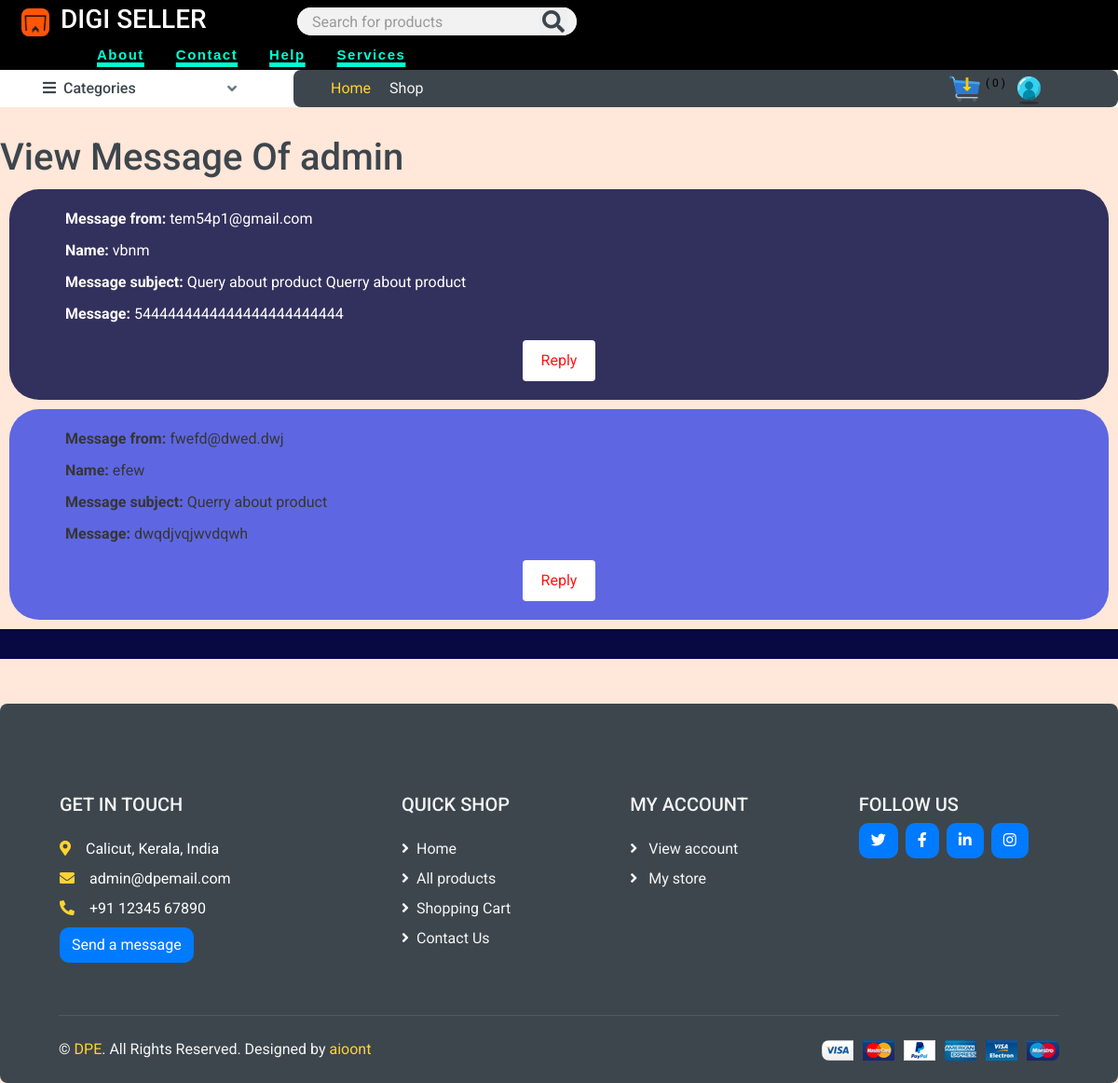
/my-store/view-messages/ (signed in), run on an earlier commit of the app's database.
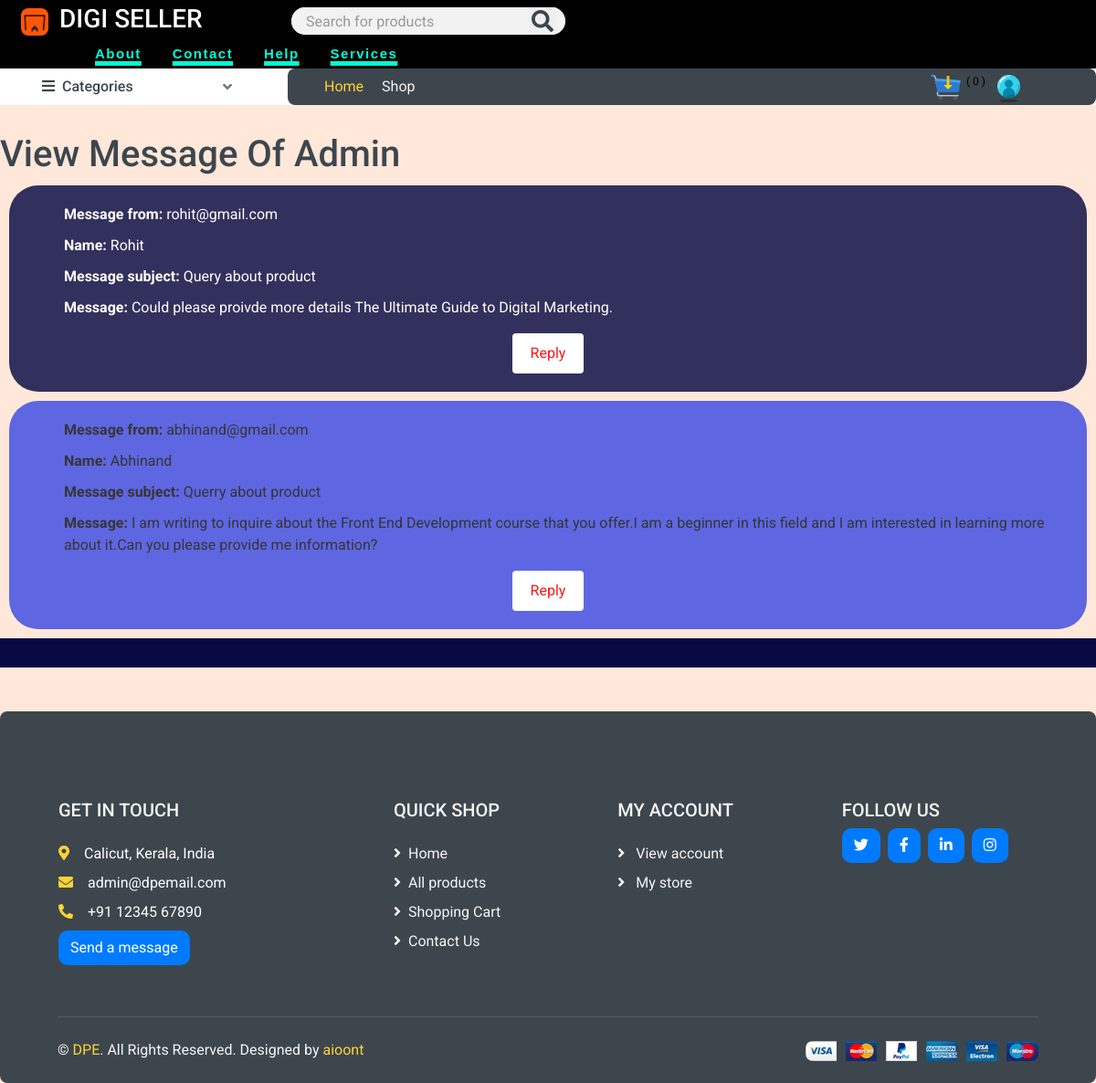
And on a later commit of the database.
### userprofile/models.py (models this page shows)
class CustomUser(AbstractUser):
    username = None
    email = models.EmailField(_('email address'), unique=True)
    mobile = models.CharField(max_length=15, null=True, blank= True)
    is_vendor = models.BooleanField(default=False)
    USERNAME_FIELD = 'email'
    REQUIRED_FIELDS = ['mobile']
    objects = CustomUserManager()
    def __str__(self):
        return self.first_name

### store/models.py (models this page shows, shortened)
class VendorMessage(models.Model):
    name = models.CharField(max_length=50)
    subject = models.CharField(max_length=100, default="Querry about product ")
    email = models.EmailField()
    message = models.TextField(max_length=200)

### store/views.py (the view)
# urls.py: path('my-store/view-messages/',views.view_messages_vendor, name='view_messages_vendor'),
def view_messages_vendor(request):
    vendor_msg = VendorMessage.objects.all()
    return render(request, 'view_messages_vendor.html',{
        'vendor_msg': vendor_msg,
    })

### store/cart.py (called while the page is built)
    def __len__(self):
        return sum(item['quantity'] for item in self.cart.values())

### store/context_processors.py (called while the page is built)
def cart(request):  # to make cart globally available context_processord.py used
    return {'cart': Cart(request)}

### store/templatetags/menu.py (called while the page is built)
@register.inclusion_tag('menu.html')
def menu():
    categories = Category.objects.all()
    return {'categories':categories}

### store/templates/view_messages_vendor.html (shortened to what this page needs)
{% extends 'base.html' %}
{% load static %}
{% block content %}
<body>
    <h1>View Message Of {{ user }} </h1>
    {% for i in vendor_msg %}
    <div class="message-container {% cycle 'gray-background' 'white-background' %}">
        <ul class="message-text">
            <li><strong>Message from:</strong> {{ i.email }}</li>
            <li><strong>Name:</strong> {{ i.name }}</li>
            <li><strong>Message subject:</strong> {{ i.subject }}</li>
            <li><strong>Message:</strong> {{ i.message }}</li>
        </ul>
        <button class="reply-button" onclick="window.location.href='mailto:{{ i.email }}'">Reply</button>
    </div>
    {% endfor %}
</body>
{% endblock %}

What changed in the data, as far as the page shows it:
changed CustomUser: first_name "admin" → "Admin"
changed VendorMessage: email "tem54p1@gmail.com" → "rohit@gmail.com"; name "vbnm" → "Rohit"; subject "Query about product Querry about product" → "Query about product"; message "5444444444444444444444444" → "Could please proivde more details The Ultimate Guide to Digital Marketing."
changed VendorMessage "Querry about product": email "fwefd@dwed.dwj" → "abhinand@gmail.com"; name "efew" → "Abhinand"; message "dwqdjvqjwvdqwh" → "I am writing to inquire about the Front End Development course that you offer.I am a beginner in this field and I am interested in learning more about it.Can you please provide me information?"
